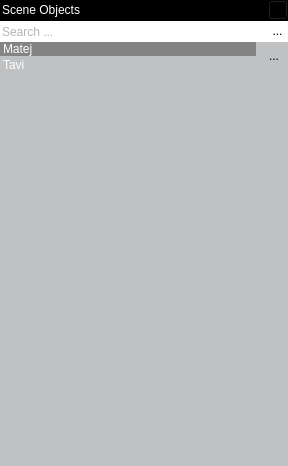
       <widget class="QWidget" name="m_pWidget2Scene" native="true">
        <property name="minimumSize">
         <size>
          <width>0</width>
          <height>9</height>
         </size>
        </property>
        <property name="maximumSize">
         <size>
          <width>16777215</width>
          <height>16777215</height>
         </size>
        </property>
        <layout class="QVBoxLayout" name="verticalLayout_27">
         <property name="spacing">
          <number>0</number>
         </property>
         <property name="leftMargin">
          <number>0</number>
         </property>
         <property name="topMargin">
          <number>0</number>
         </property>
         <property name="rightMargin">
          <number>0</number>
         </property>
         <property name="bottomMargin">
          <number>0</number>
         </property>
         <item>
          <widget class="QWidget" name="m_pWidgetSceneObjects" native="true">
           <property name="sizePolicy">
            <sizepolicy hsizetype="Expanding" vsizetype="Expanding">
             <horstretch>0</horstretch>
             <verstretch>0</verstretch>
            </sizepolicy>
           </property>
           <property name="styleSheet">
            <string notr="true">background-color:rgb(191,193,194);</string>
           </property>
           <layout class="QVBoxLayout" name="verticalLayout_7">
            <property name="spacing">
             <number>0</number>
            </property>
            <property name="leftMargin">
             <number>0</number>
            </property>
            <property name="topMargin">
             <number>0</number>
            </property>
            <property name="rightMargin">
             <number>0</number>
            </property>
            <property name="bottomMargin">
             <number>0</number>
            </property>
            <item>
             <widget class="QWidget" name="widget_14" native="true">
              <property name="sizePolicy">
               <sizepolicy hsizetype="Expanding" vsizetype="Fixed">
                <horstretch>0</horstretch>
                <verstretch>0</verstretch>
               </sizepolicy>
              </property>
              <property name="minimumSize">
               <size>
                <width>0</width>
                <height>21</height>
               </size>
              </property>
              <property name="maximumSize">
               <size>
                <width>2500</width>
                <height>21</height>
               </size>
              </property>
              <property name="styleSheet">
               <string notr="true">background-color:rgb(0, 0, 0)</string>
              </property>
              <layout class="QHBoxLayout" name="horizontalLayout_17">
               <property name="spacing">
                <number>0</number>
               </property>
               <property name="leftMargin">
                <number>0</number>
               </property>
               <property name="topMargin">
                <number>0</number>
               </property>
               <property name="rightMargin">
                <number>0</number>
               </property>
               <property name="bottomMargin">
                <number>0</number>
               </property>
               <item>
                <widget class="QLabel" name="label_45">
                 <property name="sizePolicy">
                  <sizepolicy hsizetype="Fixed" vsizetype="Fixed">
                   <horstretch>0</horstretch>
                   <verstretch>0</verstretch>
                  </sizepolicy>
                 </property>
                 <property name="styleSheet">
                  <string notr="true">color:rgb(255, 255, 255)</string>
                 </property>
                 <property name="text">
                  <string>Scene Objects</string>
                 </property>
                 <property name="indent">
                  <number>2</number>
                 </property>
                </widget>
               </item>
               <item>
                <spacer name="horizontalSpacer_7">
                 <property name="orientation">
                  <enum>Qt::Horizontal</enum>
                 </property>
                 <property name="sizeHint" stdset="0">
                  <size>
                   <width>2</width>
                   <height>20</height>
                  </size>
                 </property>
                </spacer>
               </item>
               <item>
                <widget class="QToolButton" name="m_pToolButtonSceneObject">
                 <property name="sizePolicy">
                  <sizepolicy hsizetype="Fixed" vsizetype="Fixed">
                   <horstretch>0</horstretch>
                   <verstretch>0</verstretch>
                  </sizepolicy>
                 </property>
                 <property name="maximumSize">
                  <size>
                   <width>20</width>
                   <height>20</height>
                  </size>
                 </property>
                 <property name="layoutDirection">
                  <enum>Qt::RightToLeft</enum>
                 </property>
                 <property name="text">
                  <string>...</string>
                 </property>
                 <property name="icon">
                  <iconset>
                   <normaloff>../../../Resources/Icons/close-icon.png</normaloff>../../../Resources/Icons/close-icon.png</iconset>
                 </property>
                 <property name="iconSize">
                  <size>
                   <width>10</width>
                   <height>10</height>
                  </size>
                 </property>
                </widget>
               </item>
              </layout>
             </widget>
            </item>
            <item>
             <widget class="QWidget" name="widget" native="true">
              <property name="sizePolicy">
               <sizepolicy hsizetype="Expanding" vsizetype="Expanding">
                <horstretch>0</horstretch>
                <verstretch>0</verstretch>
               </sizepolicy>
              </property>
              <property name="minimumSize">
               <size>
                <width>0</width>
                <height>21</height>
               </size>
              </property>
              <property name="maximumSize">
               <size>
                <width>16777215</width>
                <height>21</height>
               </size>
              </property>
              <property name="styleSheet">
               <string notr="true">background-color:white;</string>
              </property>
              <layout class="QHBoxLayout" name="horizontalLayout_25">
               <property name="spacing">
                <number>0</number>
               </property>
               <property name="sizeConstraint">
                <enum>QLayout::SetMaximumSize</enum>
               </property>
               <property name="leftMargin">
                <number>0</number>
               </property>
               <property name="topMargin">
                <number>0</number>
               </property>
               <property name="rightMargin">
                <number>0</number>
               </property>
               <property name="bottomMargin">
                <number>0</number>
               </property>
               <item>
                <widget class="QLineEdit" name="m_p_LineEdit_Search">
                 <property name="sizePolicy">
                  <sizepolicy hsizetype="Expanding" vsizetype="Expanding">
                   <horstretch>0</horstretch>
                   <verstretch>0</verstretch>
                  </sizepolicy>
                 </property>
                 <property name="minimumSize">
                  <size>
                   <width>0</width>
                   <height>21</height>
                  </size>
                 </property>
                 <property name="maximumSize">
                  <size>
                   <width>16777215</width>
                   <height>21</height>
                  </size>
                 </property>
                 <property name="styleSheet">
                  <string notr="true">color:rgb(105,105,105);
background-color:transparent;
border-radius: 0px;
border:0px;</string>
                 </property>
                 <property name="frame">
                  <bool>false</bool>
                 </property>
                 <property name="placeholderText">
                  <string>Search ...</string>
                 </property>
                 <property name="cursorMoveStyle">
                  <enum>Qt::LogicalMoveStyle</enum>
                 </property>
                </widget>
               </item>
               <item>
                <widget class="QToolButton" name="m_p_ToolButton_Search">
                 <property name="minimumSize">
                  <size>
                   <width>21</width>
                   <height>0</height>
                  </size>
                 </property>
                 <property name="maximumSize">
                  <size>
                   <width>20</width>
                   <height>20</height>
                  </size>
                 </property>
                 <property name="autoFillBackground">
                  <bool>false</bool>
                 </property>
                 <property name="styleSheet">
                  <string notr="true">background-color:transparent;
border: 0px;</string>
                 </property>
                 <property name="text">
                  <string>...</string>
                 </property>
                 <property name="icon">
                  <iconset>
                   <normaloff>../../../2013/Resources/Icons/toolbar_find.png</normaloff>../../../2013/Resources/Icons/toolbar_find.png</iconset>
                 </property>
                 <property name="autoRaise">
                  <bool>true</bool>
                 </property>
                </widget>
               </item>
              </layout>
             </widget>
            </item>
            <item>
             <widget class="QWidget" name="m_pSearchListWidget" native="true">
              <property name="styleSheet">
               <string notr="true">background-color:rgb(191,193,194);</string>
              </property>
              <layout class="QHBoxLayout" name="horizontalLayout_4">
               <property name="leftMargin">
                <number>0</number>
               </property>
               <property name="topMargin">
                <number>0</number>
               </property>
               <property name="rightMargin">
                <number>0</number>
               </property>
               <property name="bottomMargin">
                <number>0</number>
               </property>
               <item>
                <widget class="QListWidget" name="listWidget">
                 <property name="enabled">
                  <bool>true</bool>
                 </property>
                 <property name="styleSheet">
                  <string notr="true">QListWidget {
	background-color:rgb(191,193,194);
	selection-background-color: rgb(132, 132, 132);
	color:rgb(255,255,255);
}

QListWidget::item:hover{background-color: rgb(132, 132, 132)}
</string>
                 </property>
                 <property name="frameShape">
                  <enum>QFrame::NoFrame</enum>
                 </property>
                 <property name="lineWidth">
                  <number>1</number>
                 </property>
                 <property name="midLineWidth">
                  <number>0</number>
                 </property>
                 <property name="tabKeyNavigation">
                  <bool>true</bool>
                 </property>
                 <property name="alternatingRowColors">
                  <bool>false</bool>
                 </property>
                 <property name="iconSize">
                  <size>
                   <width>0</width>
                   <height>0</height>
                  </size>
                 </property>
                 <property name="textElideMode">
                  <enum>Qt::ElideLeft</enum>
                 </property>
                 <property name="resizeMode">
                  <enum>QListView::Adjust</enum>
                 </property>
                 <property name="layoutMode">
                  <enum>QListView::SinglePass</enum>
                 </property>
                 <property name="spacing">
                  <number>1</number>
                 </property>
                 <property name="gridSize">
                  <size>
                   <width>0</width>
                   <height>16</height>
                  </size>
                 </property>
                 <property name="batchSize">
                  <number>100</number>
                 </property>
                 <property name="selectionRectVisible">
                  <bool>true</bool>
                 </property>
                 <property name="currentRow">
                  <number>0</number>
                 </property>
                 <property name="sortingEnabled">
                  <bool>true</bool>
                 </property>
                 <item>
                  <property name="text">
                   <string>Matej</string>
                  </property>
                 </item>
                 <item>
                  <property name="text">
                   <string>Tavi</string>
                  </property>
                 </item>
                </widget>
               </item>
               <item>
                <widget class="QFrame" name="verticalFrameSearch">
                 <property name="layoutDirection">
                  <enum>Qt::LeftToRight</enum>
                 </property>
                 <property name="styleSheet">
                  <string notr="true">alignment: center;</string>
                 </property>
                 <layout class="QVBoxLayout" name="verticalLayout_11">
                  <property name="leftMargin">
                   <number>0</number>
                  </property>
                  <property name="topMargin">
                   <number>2</number>
                  </property>
                  <property name="rightMargin">
                   <number>2</number>
                  </property>
                  <property name="bottomMargin">
                   <number>0</number>
                  </property>
                  <item>
                   <widget class="QToolButton" name="m_pSearchListWidgetButton">
                    <property name="maximumSize">
                     <size>
                      <width>24</width>
                      <height>24</height>
                     </size>
                    </property>
                    <property name="styleSheet">
                     <string notr="true">background-color:transparent;
alignment: center top;
margin: 2px;
background-color-pressed:darkgray;</string>
                    </property>
                    <property name="text">
                     <string>...</string>
                    </property>
                    <property name="icon">
                     <iconset>
                      <normaloff>../../../Resources/Icons/close-icon.png</normaloff>../../../Resources/Icons/close-icon.png</iconset>
                    </property>
                    <property name="iconSize">
                     <size>
                      <width>10</width>
                      <height>10</height>
                     </size>
                    </property>
                    <property name="autoRaise">
                     <bool>true</bool>
                    </property>
                   </widget>
                  </item>
                  <item>
                   <spacer name="verticalSpacer">
                    <property name="orientation">
                     <enum>Qt::Vertical</enum>
                    </property>
                    <property name="sizeHint" stdset="0">
                     <size>
                      <width>10</width>
                      <height>40</height>
                     </size>
                    </property>
                   </spacer>
                  </item>
                 </layout>
                </widget>
               </item>
              </layout>
             </widget>
            </item>
            <item>
             <widget class="QTreeView" name="m_pTreeView">
              <property name="enabled">
               <bool>true</bool>
              </property>
              <property name="sizePolicy">
               <sizepolicy hsizetype="Expanding" vsizetype="Expanding">
                <horstretch>0</horstretch>
                <verstretch>0</verstretch>
               </sizepolicy>
              </property>
              <property name="autoFillBackground">
               <bool>false</bool>
              </property>
              <property name="styleSheet">
               <string notr="true">QHeaderView::section {
	background-color: black;
	color: white;
	padding-left: 2px;
	height: 21px;
}

QTreeView {
	background: rgb(191,193,194);
	selection-background-color: rgb(132, 132, 132);
	color:rgb(255,255,255);
}

QTreeView::item:hover,QTreeView::item:selected {
	background-color: rgb(132,132,132);
}
</string>
              </property>
              <property name="frameShape">
               <enum>QFrame::NoFrame</enum>
              </property>
              <property name="lineWidth">
               <number>0</number>
              </property>
              <property name="verticalScrollBarPolicy">
               <enum>Qt::ScrollBarAsNeeded</enum>
              </property>
              <property name="editTriggers">
               <set>QAbstractItemView::DoubleClicked|QAbstractItemView::EditKeyPressed|QAbstractItemView::SelectedClicked</set>
              </property>
              <property name="dragEnabled">
               <bool>true</bool>
              </property>
              <property name="dragDropOverwriteMode">
               <bool>true</bool>
              </property>
              <property name="dragDropMode">
               <enum>QAbstractItemView::DragDrop</enum>
              </property>
              <property name="defaultDropAction">
               <enum>Qt::CopyAction</enum>
              </property>
              <property name="selectionMode">
               <enum>QAbstractItemView::SingleSelection</enum>
              </property>
              <property name="rootIsDecorated">
               <bool>true</bool>
              </property>
              <property name="uniformRowHeights">
               <bool>false</bool>
              </property>
              <property name="headerHidden">
               <bool>false</bool>
              </property>
              <attribute name="headerDefaultSectionSize">
               <number>1</number>
              </attribute>
              <attribute name="headerHighlightSections">
               <bool>true</bool>
              </attribute>
              <attribute name="headerShowSortIndicator" stdset="0">
               <bool>false</bool>
              </attribute>
             </widget>
            </item>
            <item>
             <spacer name="verticalSpacer_2">
              <property name="orientation">
               <enum>Qt::Vertical</enum>
              </property>
              <property name="sizeHint" stdset="0">
               <size>
                <width>20</width>
                <height>40</height>
               </size>
              </property>
             </spacer>
            </item>
           </layout>
          </widget>
         </item>
        </layout>
       </widget>
